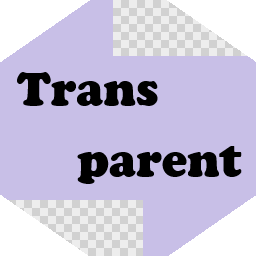
#> input picture transparent.png, 256 x 256 px
$ python transparent.py transparent.png
#> lines starting #> are read from the running program, lines starting #| are printed output that depends on the picture
import argparse
from PIL import Image
import sys

def make_color_transparent(input_path, target_color):
#> called with input_path = 'transparent.png', target_color = (200, 191, 231)
    try:
        img = Image.open(input_path).convert("RGBA")
#> img is the input picture: PIL image 256x256 RGBA; mean R, G, B, A 196.9, 191.6, 215.2, 212.2
        datas = img.getdata()

        new_data = []
        for item in datas:
            if item[:3] == target_color:
                new_data.append((*target_color, 0))  # アルファを0に
            else:
                new_data.append(item)
#> after the loop, new_data = 65536 items

        img.putdata(new_data)
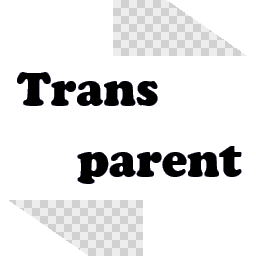
#> img: PIL image 256x256 RGBA; mean R, G, B, A 196.9, 191.6, 215.2, 63.8; transparent parts drawn white
        img.save(input_path, "PNG")

        print(f"✅ 透過処理が完了しました: {input_path}")
        return True

    except Exception as e:
        print(f"❌ エラーが発生しました: {e}")
        return False

def parse_color(color_str):
    # "R,G,B" -> (R, G, B) に変換
    try:
        parts = color_str.split(',')
        if len(parts) != 3:
            raise ValueError
        return tuple(int(p) for p in parts)
    except Exception:
        raise argparse.ArgumentTypeError("色は R,G,B の形式で指定してください。例: 255,255,255")

if __name__ == "__main__":
    parser = argparse.ArgumentParser(description="指定した色を透過に変換する PNG ツール")
    parser.add_argument("input", help="入力 PNG ファイル")
    parser.add_argument("--color", default=(200, 191, 231), type=parse_color,
                        help="透過にする色 (例: 255,255,255)")

    args = parser.parse_args()

    success = make_color_transparent(args.input, args.color)

    if success:
        print("✔ すべて正常に完了しました。Enterキーを押してください。")
    else:
        print("⚠ 処理中に問題が発生しました。Enterキーを押してください。")

    input()  # ウィンドウが即閉じるのを防ぐ
